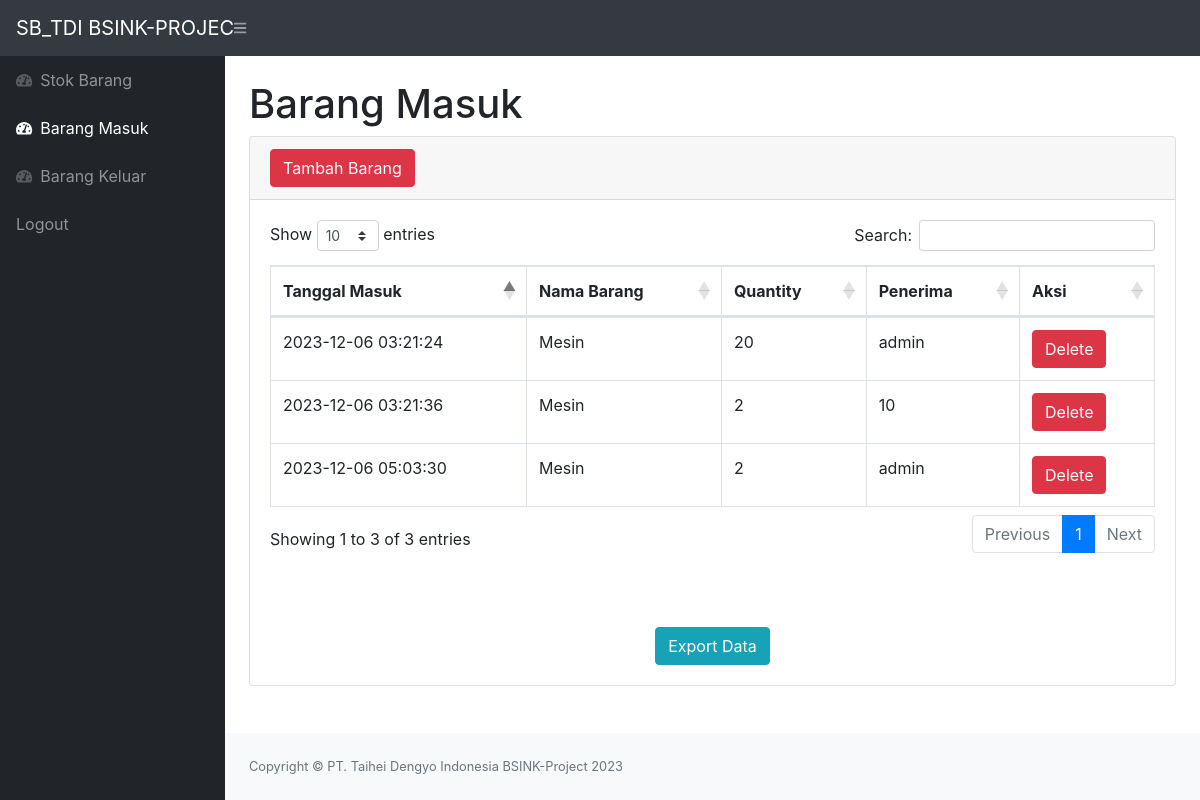
The page /masuk.php (signed in) on the database its author committed.
### tables this page shows
CREATE TABLE `masuk` (
  `idmasuk` int(11) NOT NULL,
  `idbarang` int(11) NOT NULL,
  `tanggal` timestamp NOT NULL DEFAULT current_timestamp(),
  `penerima` varchar(25) NOT NULL,
  `qty` int(11) NOT NULL
);

CREATE TABLE `stock` (
  `idbarang` int(11) NOT NULL,
  `namabarang` varchar(25) NOT NULL,
  `deskripsi` varchar(25) NOT NULL,
  `stock` int(11) NOT NULL
);

### masuk.php (the view, shortened to what this page needs)
<?php
require 'function.php';
?>
<!DOCTYPE html>
<html lang="en">
    <head>
        <link href="css/styles.css" rel="stylesheet" />
        <link href="https://cdn.datatables.net/1.10.20/css/dataTables.bootstrap4.min.css" rel="stylesheet" />
    </head>
    <body class="sb-nav-fixed">
        <nav class="sb-topnav navbar navbar-expand navbar-dark bg-dark">
        <a class="navbar-brand" href="index.php">SB_TDI BSINK-PROJEC</a>
            <button class="btn btn-link btn-sm order-1 order-lg-0" id="sidebarToggle" href="#"><i class="fas fa-bars"></i></button>
        </nav>
        <div id="layoutSidenav">
            <div id="layoutSidenav_nav">
                <nav class="sb-sidenav accordion sb-sidenav-dark" id="sidenavAccordion">
                    <div class="sb-sidenav-menu">
                        <div class="nav">
                            <a class="nav-link" href="index.php">
                                <div class="sb-nav-link-icon"><i class="fas fa-tachometer-alt"></i></div>
                                Stok Barang
                            </a>
                            <a class="nav-link" href="masuk.php">
                                <div class="sb-nav-link-icon"><i class="fas fa-tachometer-alt"></i></div>
                                Barang Masuk
                            </a>
                            <a class="nav-link" href="keluar.php">
                                <div class="sb-nav-link-icon"><i class="fas fa-tachometer-alt"></i></div>
                                Barang Keluar
                            </a>
                            <a class="nav-link" href="logout.php">
                                Logout
                            </a>
                        </div>
                    </div>
                </nav>
            </div>
            <div id="layoutSidenav_content">
                <main>
                    <div class="container-fluid">
                        <h1 class="mt-4">Barang Masuk</h1>
                        <div class="card mb-4">
                            <div class="card-header">
                            <button type="button" class="btn btn-danger" data-toggle="modal" data-target="#myModal">
                            Tambah Barang
                            </button>
                            </div>
                            <div class="card-body">
                                <div class="table-responsive">
                                    <table class="table table-bordered" id="dataTable" width="100%" cellspacing="0">
                                        <thead>
                                            <tr>
                                                <th>Tanggal Masuk</th>
                                                <th>Nama Barang</th>
                                                <th>Quantity</th>
                                                <th>Penerima</th>
                                                <th>Aksi</th>
                                            </tr>
                                        </thead>
                                        <tbody>
                                        <?php
                                            $ambilsemuadatastock = mysqli_query($conn,"select * from masuk m, stock s where s.idbarang = m.idbarang");
                                            while($data=mysqli_fetch_array($ambilsemuadatastock)){
                                                $idb = $data['idbarang'];
                                                $tanggal = $data['tanggal'];
	                                            $namabarang = $data['namabarang'];
	                                            $qty = $data['qty'];
	                                            $penerima = $data['penerima'];
                                        ?>
                                        <tr>
	                                        <td><?=$tanggal;?></td>
	                                        <td><?=$namabarang;?></td>
	                                        <td><?=$qty;?></td>
	                                        <td><?=$penerima;?></td>
                                            <td>
                                                <button type="button" class="btn btn-danger" data-toggle="modal" data-target="#delete<?=$idb;?>"> Delete</button>
                                            </td>
                                        </tr>
                                        <?php
                                        };
                                        ?>
                                        </tbody>
                                    </table>
                                    <br>
                                    <br>
                                    <br>
                                    <center><a href="exportBarangMasuk.php" class="btn btn-info">Export Data</a></center>
                                </div>
                            </div>
                        </div>
                    </div>
                </main>
                <footer class="py-4 bg-light mt-auto">
                    <div class="container-fluid">
                        <div class="d-flex align-items-center justify-content-between small">
                            <div class="text-muted">Copyright &copy; PT. Taihei Dengyo Indonesia BSINK-Project 2023</div>
                        </div>
                    </div>
                </footer>
            </div>
        </div>
    </body>
</html>

### rows shown on the page
masuk: tanggal "2023-12-06 03:21:24", idbarang.namabarang "Mesin", qty "20", penerima "admin"
masuk: tanggal "2023-12-06 03:21:36", idbarang.namabarang "Mesin", qty "2", penerima "10"
masuk: tanggal "2023-12-06 05:03:30", idbarang.namabarang "Mesin", qty "2", penerima "admin"
